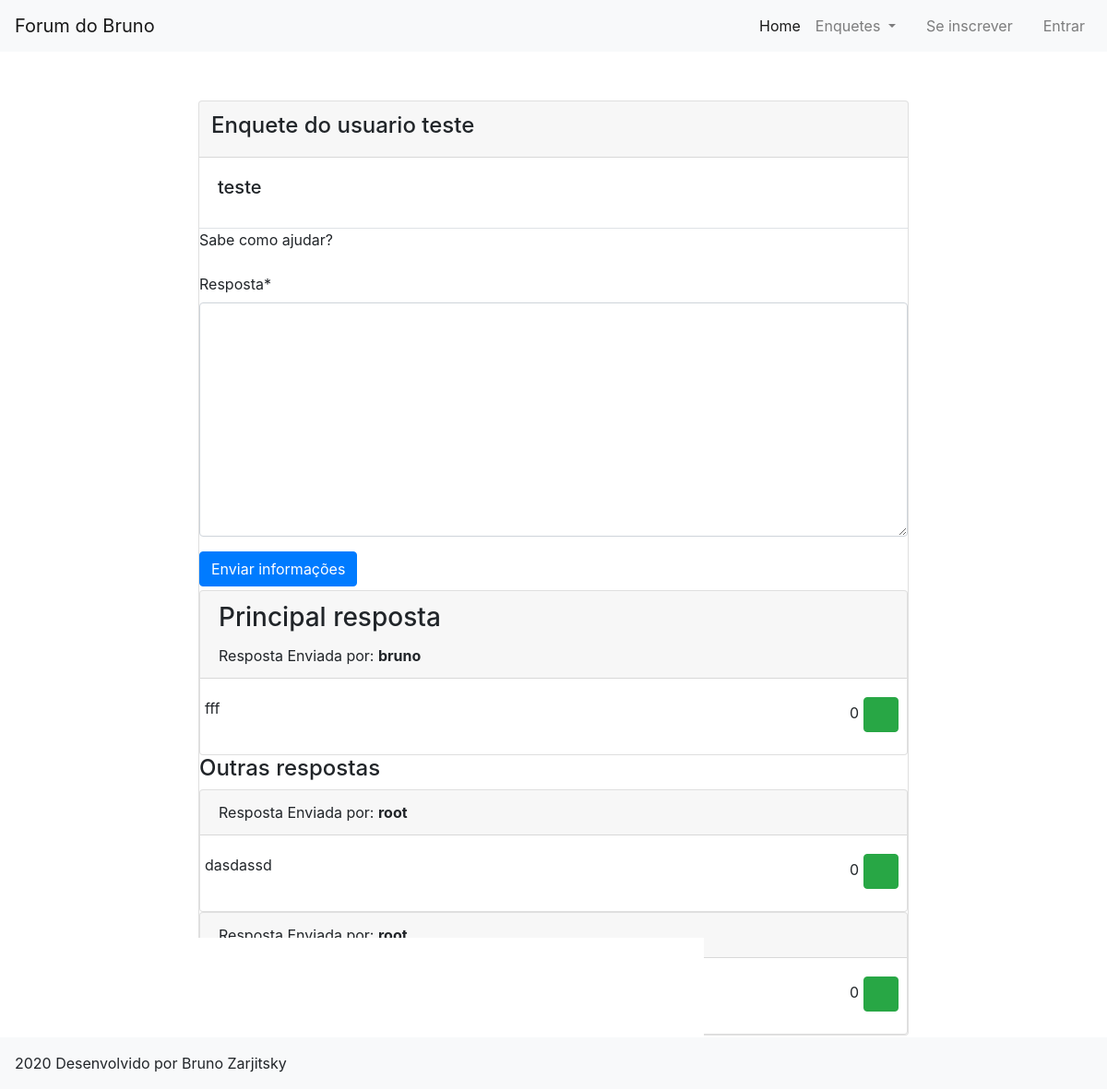
Screenshot of /enquetes/3 with the database file from the repository.
### siteForum/models.py (models this page shows, shortened)
class enquete(models.Model):
    titulo = models.CharField(max_length=200)
    descricao = models.TextField(default="")
    tipo = models.ManyToManyField(tipo, blank=True)
    dono = models.ForeignKey(User, on_delete=models.CASCADE, default="", blank=True, null=True)
    class Meta:
        verbose_name = "Enquete"
        verbose_name_plural = "Enquetes"

class resposta(models.Model):
    pergunta = models.ForeignKey(enquete, on_delete=models.CASCADE)
    resp = models.TextField(verbose_name="Resposta")
    dono = models.ForeignKey(User, on_delete=models.CASCADE, default="", blank=True, null=True)
    class Meta:
        verbose_name = "Resposta"
        verbose_name_plural = "Respostas"

### siteForum/views.py (the view, shortened to what this page needs)
# urls.py: path("enquetes/<id>", views.EnqueteDetalhe, name = "EnqueteDetalhe"),
def EnqueteDetalhe(request, id):
    enqueteDet = enquete.objects.get(id = id)
    pergunta = enquete.objects.get(id=id)
    respostas = resposta.objects.filter(pergunta=pergunta).order_by("-id")
    principal = 0
    if len(respostas) != 0 :
        principal = {"resp": respostas[0].resp, "dono": respostas[0].dono, "id": respostas[0].id, "likes": 0}
        principalPlacehold = 0
    respostasLikes = []
    for i in respostas:
        qtd = len(avaliacaoResp.objects.filter(resp=i))
        if qtd > principalPlacehold:
            principal = {"resp": i.resp, "dono": i.dono, "id": i.id, "likes": qtd}
            principalPlacehold = qtd
        respostasLikes.append({"resp": i.resp, "dono": i.dono, "id": i.id, "likes": qtd})
    if principal in respostasLikes:
        respostasLikes.remove(principal)
    form = RespostaForm()
    return render(request, "enqueteDetalhe.html", {"background": "background"+str(randint(1,3))+".jpg",
                                                    "enqueteDet": enqueteDet, "form": form, "respostas": respostasLikes,
                                                    "avalPos": avalPos, "principal": principal})

### siteForum/forms.py (shortened to what this page needs)
class RespostaForm(forms.ModelForm):
    def __init__(self, **kwargs):
        self.pergunta = kwargs.pop('pergunta', None)
        self.author = kwargs.pop('author', None)
        self.dono = kwargs.pop('dono', None)
        super(RespostaForm, self).__init__(**kwargs)
    class Meta:
        model = resposta
        fields = ("resp",)
        exclude = ("pergunta", )

### templates/enqueteDetalhe.html (shortened to what this page needs)
{% extends "base_page.html"%}
{% load static%}
{% block content %}
{% load crispy_forms_tags %}
<div class = "row justify-content-center" style="padding-top: 5%; padding-bottom: 5%;">
    <div class = "col-md-2"></div>
    <div class = "col-md-8">
        <div class = "card">
            <div class = "card-header">
                <div class = "row pl-2 pr-2">
                    <h4>{{enqueteDet.titulo}}</h4>
                </div>
            </div>
            <div class="card-body">
                <h5 class = "card-title">{{enqueteDet.descricao}}</h5>
            </div>
            <span class = "border-top"></span>
            <div class = "form-group">
                <label>Sabe como ajudar?</label>
            </div>
            <form action="" method="POST" class = "pb-1">
                {{ form|crispy }}
                <button type="submit" class="save btn btn-primary">Enviar informações</button>
            </form>
            <div class = "row">
                <div class = "col-md-12">
                    <div class = "card">
                        <div class = "card-header">
                            <h3 class = "card-title">Principal resposta</h3>
                            Resposta Enviada por: <span class = "font-weight-bold">{{principal.dono}}</span>
                        </div>
                        <div class = "card-body">
                            <div class = "row">
                                {{principal.resp}}
                                <div class = "ml-auto pr-1">
                                    <form action="" method="POST" class = "pb-1">
                                        <span>{{principal.likes}}</span>
                                        <button type="submit" name = "aval" value = "{{principal.id}}" class = "save btn btn-success"><i class="fas fa-thumbs-up text-light"></i></button>
                                    </form>
                                </div>
                            </div>
                        </div>
                    </div>
                </div>
            </div>
            <h4>Outras respostas</h4>
            {% for autos in respostas %}
            <div class = "row">
                <div class = "col-md-12">
                    <div class = "card">
                        <div class = "card-header">
                            Resposta Enviada por: <span class = "font-weight-bold">{{autos.dono}}</span>
                        </div>
                        <div class = "card-body">
                            <div class = "row">
                                {{autos.resp}}
                                <div class = "ml-auto pr-1">
                                    <form action="" method="POST" class = "pb-1">
                                        <span>{{autos.likes}}</span>
                                        <button type="submit" name = "aval" value = "{{autos.id}}" class = "save btn btn-success"><i class="fas fa-thumbs-up text-light"></i></button>
                                    </form>
                                </div>
                            </div>
                        </div>
                    </div>
                </div>
            </div>
            {% endfor %}
        </div>
    </div>
    <div class = "col-md-2"></div>
</div>
{% endblock %}

### rows the page displays
enquete: titulo "Enquete do usuario teste", descricao "teste"
resposta: resp "fff"

### other values shown
{{ principal.dono }} "bruno"
{{ principal.likes }} "0"
{{ autos.dono }} "root"
{{ autos.resp }} "dasdassd"
{{ autos.likes }} "0"
